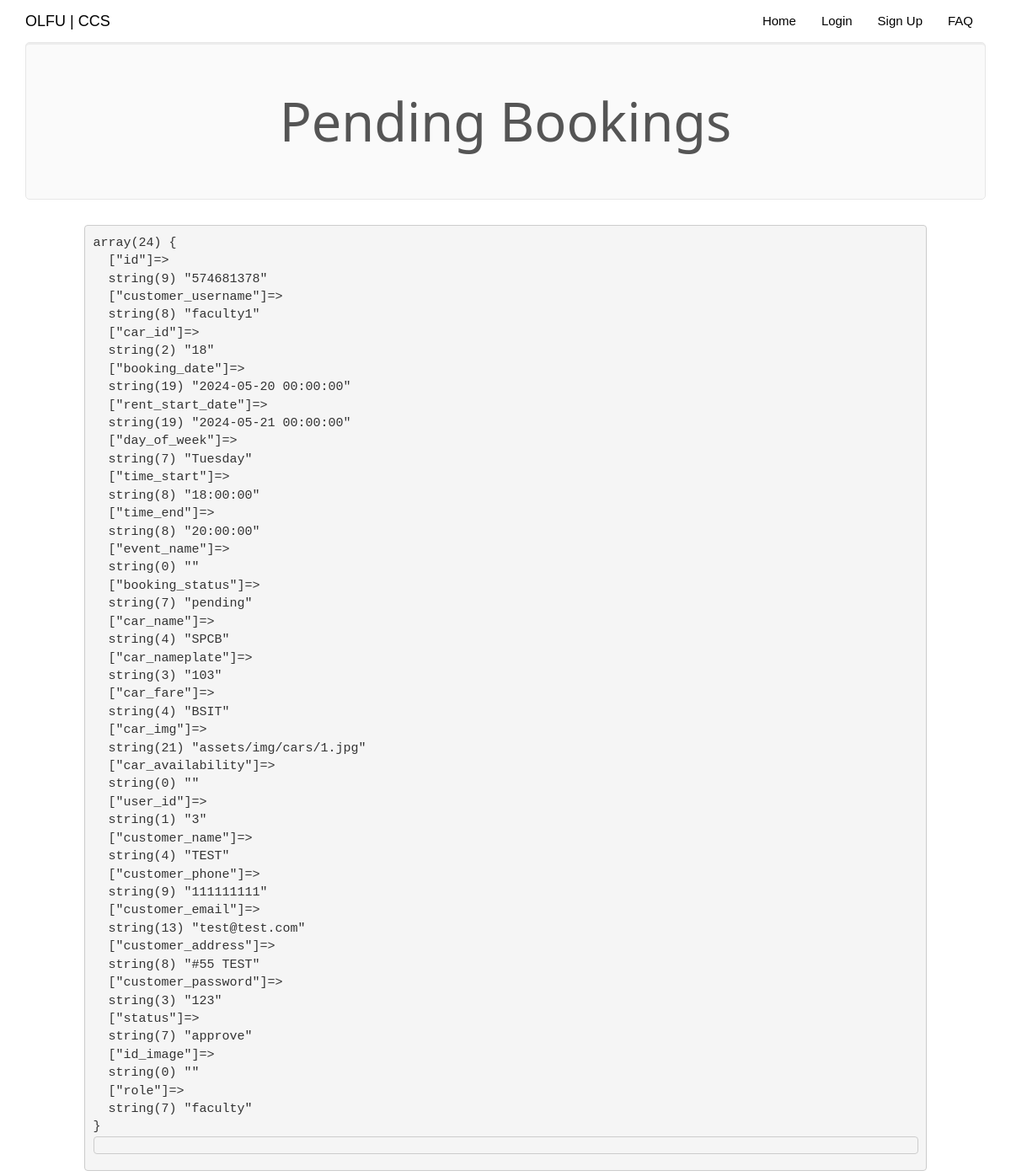
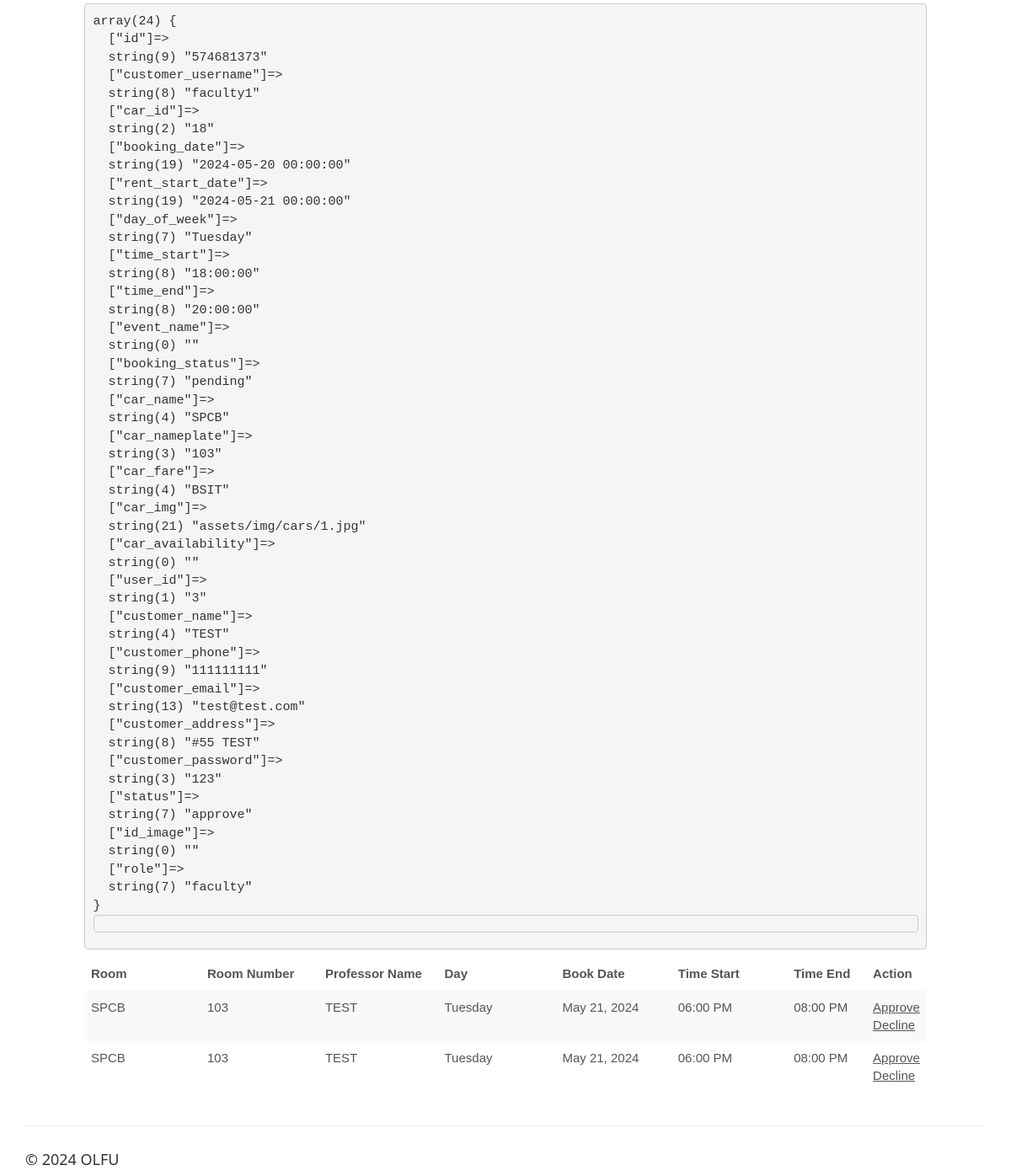
Page /pending_bookings_admin.php on the committed database (2 pictures, top to bottom).
### tables this page shows
CREATE TABLE `schedules` (
  `id` int(100) NOT NULL,
  `customer_username` varchar(50) NOT NULL,
  `car_id` int(20) NOT NULL,
  `booking_date` datetime NOT NULL,
  `rent_start_date` datetime NOT NULL,
  `day_of_week` varchar(255) NOT NULL,
  `time_start` time NOT NULL,
  `time_end` time NOT NULL,
  `event_name` varchar(255) NOT NULL,
  `booking_status` varchar(255) NOT NULL
);

CREATE TABLE `room` (
  `car_id` int(20) NOT NULL,
  `car_name` varchar(50) NOT NULL,
  `car_nameplate` varchar(50) NOT NULL,
  `car_fare` varchar(255) NOT NULL,
  `car_img` varchar(50) DEFAULT 'NA',
  `car_availability` varchar(10) NOT NULL
);

CREATE TABLE `users` (
  `user_id` int(255) NOT NULL,
  `customer_username` varchar(50) NOT NULL,
  `customer_name` varchar(50) NOT NULL,
  `customer_phone` varchar(15) NOT NULL,
  `customer_email` varchar(25) NOT NULL,
  `customer_address` varchar(50) NOT NULL,
  `customer_password` varchar(20) NOT NULL,
  `status` varchar(255) NOT NULL,
  `id_image` varchar(255) NOT NULL,
  `role` varchar(255) NOT NULL
);

### pending_bookings_admin.php (the view, shortened to what this page needs)
<!DOCTYPE html>
<html>
<?php
$conn = Connect();
?>
<head>
<link rel="stylesheet" href="assets/bootstrap/css/bootstrap.min.css">
<link rel="stylesheet" href="assets/fonts/font-awesome.min.css">
    <link rel="stylesheet" href="assets/w3css/w3.css">
<link rel="stylesheet" type="text/css" href="assets/css/customerlogin.css">
<link rel="stylesheet" type="text/css" media="screen" href="assets/css/clientpage.css" />
</head>
<body id="page-top" data-spy="scroll" data-target=".navbar-fixed-top">
    <nav class="navbar navbar-custom navbar-fixed-top" role="navigation" style="color: black">
        <div class="container">
            <div class="navbar-header">
                <a class="navbar-brand page-scroll" href="index.php">
                  OLFU | CCS </a>
            </div>
            <?php
if (isset($_SESSION['login_client'])) {
    ?>
            <div class="collapse navbar-collapse navbar-right navbar-main-collapse">
                <ul class="nav navbar-nav">
                    <li>
                        <a href="index.php">Home</a>
                    </li>
                    <li>
                        <a href="#">Welcome <?php echo $_SESSION['login_client']; ?></a>
                    </li>
                    <li>
                    <ul class="nav navbar-nav navbar-right">
            <li><a href="#" class="dropdown-toggle active" data-toggle="dropdown" role="button" aria-haspopup="true" aria-expanded="false">Control Panel <span class="caret"></span> </a>
                <ul class="dropdown-menu">
                <li> <a href="addroom.php">ADD ROOM</a></li>
              <li> <a href="clientview.php">SCHEDULE LIST</a></li>
              <li> <a href="pending_bookings_admin.php">PENDING SCHEDULES</a></li>
              <li> <a href="pending_users.php">PENDING USERS</a></li>
              <li> <a href="all_users.php">USERS</a></li>
            </ul>
            </li>
          </ul>
                    </li>
                    <li>
                        <a href="logout.php"> Logout</a>
                    </li>
                </ul>
            </div>
            <?php
} else {
    ?>
            <div class="collapse navbar-collapse navbar-right navbar-main-collapse">
                <ul class="nav navbar-nav">
                    <li>
                        <a href="index.php">Home</a>
                    </li>
                                <li>
                                    <a href="customerlogin.php">Login</a>
                                </li>
                                <li>
                                    <a href="customersignup.php">Sign Up</a>
                                </li>
                    <li>
                        <a href="#"> FAQ </a>
                    </li>
                </ul>
            </div>
                <?php }
?>
        </div>
    </nav>
<?php $login_customer = $_SESSION['login_client'];
$sql1 = "SELECT * FROM schedules rc, room c, users u WHERE u.customer_username=rc.customer_username and c.car_id=rc.car_id and rc.booking_status='pending' order by rc.id desc  ";
$result1 = $conn->query($sql1);
if (mysqli_num_rows($result1) > 0) {
    ?>
<div class="container">
      <div class="jumbotron">
        <h1 class="text-center">Pending Bookings</h1>
      </div>
    </div>
    <div class="table-responsive" style="padding-left: 100px; padding-right: 100px;" >
<table class="table table-striped">
  <thead class="thead-dark">
<tr>
<th width="15%">Room</th>
<th width="15%">Room Number</th>
<th width="15%">Professor Name</th>
<th width="15%">Day</th>
<th width="15%">Book Date</th>
<th width="15%">Time Start</th>
<th width="15%">Time End</th>
<th width="15%">Action</th>
</tr>
</thead>
<?php
while ($row = mysqli_fetch_assoc($result1)) {
echo '<pre>';
var_dump($row);
echo '<pre>';
?>
<tr>
    <td><?php echo $row["car_name"]; ?></td>
    <td><?php echo $row["car_nameplate"]; ?></td>
    <td><?php echo $row["customer_name"]; ?></td>
    <td><?php echo $row["day_of_week"]; ?></td>
    <td><?php echo date('M d, Y', strtotime($row["rent_start_date"])); ?></td>
    <td><?php echo date('h:i A', strtotime($row["time_start"])); ?></td>
    <td><?php echo date('h:i A', strtotime($row["time_end"])); ?></td>
    <td>
        <a href="approve.php?id=<?php echo $row["id"]; ?>"> Approve </a>
        <a href="decline.php?id=<?php echo $row["id"]; ?>"> Decline </a>
    </td>
</tr>
<?php }?>
                </table>
                </div>
            <?php
}?>
</body>
<footer class="site-footer">
        <div class="container">
            <hr>
            <div class="row">
                <div class="col-sm-6">
                    <h5>© <?php echo date("Y"); ?> OLFU</h5>
                </div>
            </div>
        </div>
    </footer>
</html>

### assets/w3css/w3.css (style rules this page uses)
*,*:before,*:after { box-sizing:inherit }
html { -ms-text-size-adjust:100%;-webkit-text-size-adjust:100% }
body { margin:0 }
article,aside,details,figcaption,figure,footer,header,main,menu,nav,section,summary { display:block }
a { background-color:transparent;-webkit-text-decoration-skip:objects }
code,kbd,pre,samp { font-family:monospace,monospace;font-size:1em }
hr { box-sizing:content-box;height:0;overflow:visible }
html,body { font-family:Verdana,sans-serif;font-size:15px;line-height:1.5 }
html { overflow-x:hidden }
h1 { font-size:36px }
h5 { font-size:18px }
h1,h2,h3,h4,h5,h6 { font-family:"Segoe UI",Arial,sans-serif;font-weight:400;margin:10px 0 }
hr { border:0;border-top:1px solid #eee;margin:20px 0 }
a { color:inherit }

### assets/css/customerlogin.css (style rules this page uses)
body, html { height: 100%; }
body { padding-top: 50px; background-size: 100%; }
footer { display: block; }

### rows in the picture
schedules: value "array(24) { [\"id\"]=> string(9) \"574681378\" [\"customer_username\"]=> string(8) \"faculty1\" [\"car_id\"]=> string(2) \"18\" [\"booking_date\"]=> string(19) \"2024-05-20 00:00:00\" [\"rent_start_date\"]=> string(19) \"2024-05-21 00:00:00\" [\"day_of_week\"]=> string(7) \"Tuesday\" [\"time_start\"]=> string(8) \"18:00:00\" [\"time_end\"]=> string(8) \"20:00:00\" [\"event_name\"]=> string(0) \"\" [\"booking_status\"]=> string(7) \"pending\" [\"car_name\"]=> string(4) \"SPCB\" [\"car_nameplate\"]=> string(3) \"103\" [\"car_fare\"]=> string(4) \"BSIT\" [\"car_img\"]=> string(21) \"assets/img/cars/1.jpg\" [\"car_availability\"]=> string(0) \"\" [\"user_id\"]=> string(1) \"3\" [\"customer_name\"]=> string(4) \"TEST\" [\"customer_phone\"]=> string(9) \"111111111\"…", room.car_name "SPCB", room.car_nameplate "103", users.customer_name "TEST", day_of_week "Tuesday", rent_start_date "May 21, 2024", time_start "06:00 PM", time_end "08:00 PM"
schedules: value "array(24) { [\"id\"]=> string(9) \"574681373\" [\"customer_username\"]=> string(8) \"faculty1\" [\"car_id\"]=> string(2) \"18\" [\"booking_date\"]=> string(19) \"2024-05-20 00:00:00\" [\"rent_start_date\"]=> string(19) \"2024-05-21 00:00:00\" [\"day_of_week\"]=> string(7) \"Tuesday\" [\"time_start\"]=> string(8) \"18:00:00\" [\"time_end\"]=> string(8) \"20:00:00\" [\"event_name\"]=> string(0) \"\" [\"booking_status\"]=> string(7) \"pending\" [\"car_name\"]=> string(4) \"SPCB\" [\"car_nameplate\"]=> string(3) \"103\" [\"car_fare\"]=> string(4) \"BSIT\" [\"car_img\"]=> string(21) \"assets/img/cars/1.jpg\" [\"car_availability\"]=> string(0) \"\" [\"user_id\"]=> string(1) \"3\" [\"customer_name\"]=> string(4) \"TEST\" [\"customer_phone\"]=> string(9) \"111111111\"…", room.car_name "SPCB", room.car_nameplate "103", users.customer_name "TEST", day_of_week "Tuesday", rent_start_date "May 21, 2024", time_start "06:00 PM", time_end "08:00 PM"
